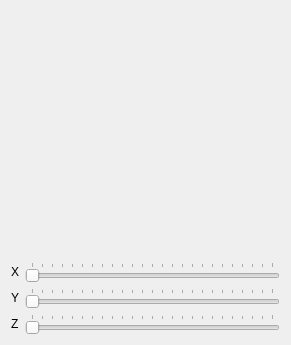
<?xml version="1.0" encoding="UTF-8"?>
<ui version="4.0">
 <class>Window</class>
 <widget class="QWidget" name="Window">
  <property name="geometry">
   <rect>
    <x>0</x>
    <y>0</y>
    <width>291</width>
    <height>345</height>
   </rect>
  </property>
  <property name="windowTitle">
   <string>Window</string>
  </property>
  <layout class="QVBoxLayout" name="verticalLayout">
   <item>
    <widget class="MyGLWidget" name="myGLWidget" native="true">
     <property name="minimumSize">
      <size>
       <width>200</width>
       <height>200</height>
      </size>
     </property>
    </widget>
   </item>
   <item>
    <layout class="QHBoxLayout" name="horizontalLayout">
     <item>
      <widget class="QLabel" name="label">
       <property name="text">
        <string>X</string>
       </property>
      </widget>
     </item>
     <item>
      <widget class="QSlider" name="rotXSlider">
       <property name="maximum">
        <number>360</number>
       </property>
       <property name="singleStep">
        <number>16</number>
       </property>
       <property name="pageStep">
        <number>15</number>
       </property>
       <property name="orientation">
        <enum>Qt::Horizontal</enum>
       </property>
       <property name="tickPosition">
        <enum>QSlider::TicksAbove</enum>
       </property>
       <property name="tickInterval">
        <number>15</number>
       </property>
      </widget>
     </item>
    </layout>
   </item>
   <item>
    <layout class="QHBoxLayout" name="horizontalLayout_2">
     <item>
      <widget class="QLabel" name="label_2">
       <property name="text">
        <string>Y</string>
       </property>
      </widget>
     </item>
     <item>
      <widget class="QSlider" name="rotYSlider">
       <property name="maximum">
        <number>360</number>
       </property>
       <property name="singleStep">
        <number>16</number>
       </property>
       <property name="pageStep">
        <number>15</number>
       </property>
       <property name="orientation">
        <enum>Qt::Horizontal</enum>
       </property>
       <property name="tickPosition">
        <enum>QSlider::TicksAbove</enum>
       </property>
       <property name="tickInterval">
        <number>15</number>
       </property>
      </widget>
     </item>
    </layout>
   </item>
   <item>
    <layout class="QHBoxLayout" name="horizontalLayout_3">
     <item>
      <widget class="QLabel" name="label_3">
       <property name="text">
        <string>Z</string>
       </property>
      </widget>
     </item>
     <item>
      <widget class="QSlider" name="rotZSlider">
       <property name="maximum">
        <number>360</number>
       </property>
       <property name="singleStep">
        <number>16</number>
       </property>
       <property name="pageStep">
        <number>15</number>
       </property>
       <property name="orientation">
        <enum>Qt::Horizontal</enum>
       </property>
       <property name="tickPosition">
        <enum>QSlider::TicksAbove</enum>
       </property>
       <property name="tickInterval">
        <number>15</number>
       </property>
      </widget>
     </item>
    </layout>
   </item>
  </layout>
 </widget>
 <layoutdefault spacing="6" margin="11"/>
 <customwidgets>
  <customwidget>
   <class>MyGLWidget</class>
   <extends>QWidget</extends>
   <header>myglwidget.h</header>
   <container>1</container>
   <slots>
    <slot>setXRotation(int)</slot>
    <slot>setZRotation(int)</slot>
    <slot>setYRotation(int)</slot>
   </slots>
  </customwidget>
 </customwidgets>
 <resources/>
 <connections>
  <connection>
   <sender>rotXSlider</sender>
   <signal>valueChanged(int)</signal>
   <receiver>myGLWidget</receiver>
   <slot>setXRotation(int)</slot>
   <hints>
    <hint type="sourcelabel">
     <x>81</x>
     <y>227</y>
    </hint>
    <hint type="destinationlabel">
     <x>83</x>
     <y>205</y>
    </hint>
   </hints>
  </connection>
  <connection>
   <sender>rotYSlider</sender>
   <signal>valueChanged(int)</signal>
   <receiver>myGLWidget</receiver>
   <slot>setYRotation(int)</slot>
   <hints>
    <hint type="sourcelabel">
     <x>153</x>
     <y>265</y>
    </hint>
    <hint type="destinationlabel">
     <x>156</x>
     <y>206</y>
    </hint>
   </hints>
  </connection>
  <connection>
   <sender>rotZSlider</sender>
   <signal>valueChanged(int)</signal>
   <receiver>myGLWidget</receiver>
   <slot>setZRotation(int)</slot>
   <hints>
    <hint type="sourcelabel">
     <x>229</x>
     <y>311</y>
    </hint>
    <hint type="destinationlabel">
     <x>227</x>
     <y>202</y>
    </hint>
   </hints>
  </connection>
 </connections>
</ui>
